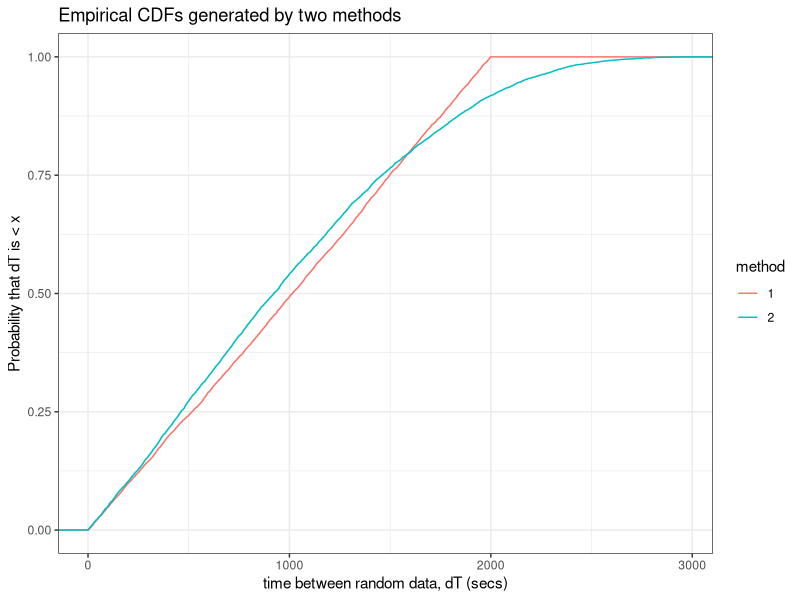
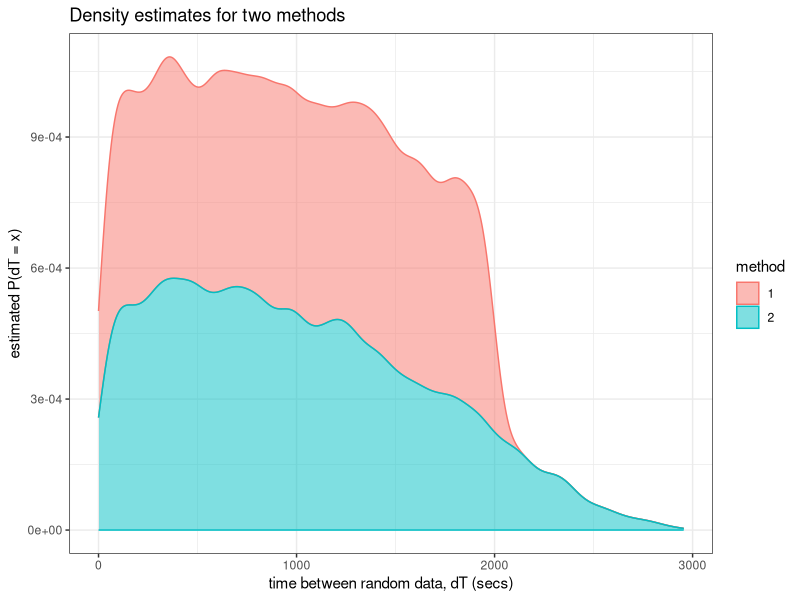

These figures' R source, in order:
# load data.table and bit64 for data.table::fread
# and to sink any warnings about column type
library(data.table)
library(bit64)
library(ggplot2) # for QQ & CDF plots

# load all data
method1Sample <- fread("../data/rand1.txt")
method2Sample <- fread("../data/rand2.txt")

# calculate time diff's between the column entries
method1ShiftedSample <- # artifically shift scale to the left
  as.integer(method1Sample[,  V1 - V1[1]])

method2ShiftedSample <- 
  as.integer(method2Sample[,  V1 - V1[1]])

# throw out first observation from method1 to make sample size equal
deltaTime <- rbindlist(
 list(data.table(method = "1", dT = diff(method1ShiftedSample)[-1]),
      data.table(method = "2", dT = diff(method2ShiftedSample))
      ))

# plot dT's to do a smell test:
cdfPlot <- ggplot(data = deltaTime,
		  aes(x = dT, color = method)) +
	   stat_ecdf() +
	   labs(x = "time between random data, dT (secs)",
		y = "Probability that dT is < x",
		title = "Empirical CDFs generated by two methods") +
	   theme_bw()

ggsave(filename = "../plots/ecdf.png",
       plot = cdfPlot,
       width = 5,
       height = 5,
       units = "in",
       dpi = 300)

hists <- ggplot(data = deltaTime,
		aes(x = dT, color = method, fill = method)) +
	 stat_density(alpha = 0.5,
		      adjust = 0.65) + 
	 labs(x = "time between random data, dT (secs)",
	      y = "estimated P(dT = x)",
	      title = "Density estimates for two methods") +
	 theme_bw()

ggsave(filename = "../plots/densities.png",
       plot = hists,
       width = 5,
       height = 5,
       units = "in",
       dpi = 300)



ks.test(x = deltaTime[method == "1", dT],
	y = deltaTime[method == "2", dT],
	alternative = "two",
	exact = FALSE)

